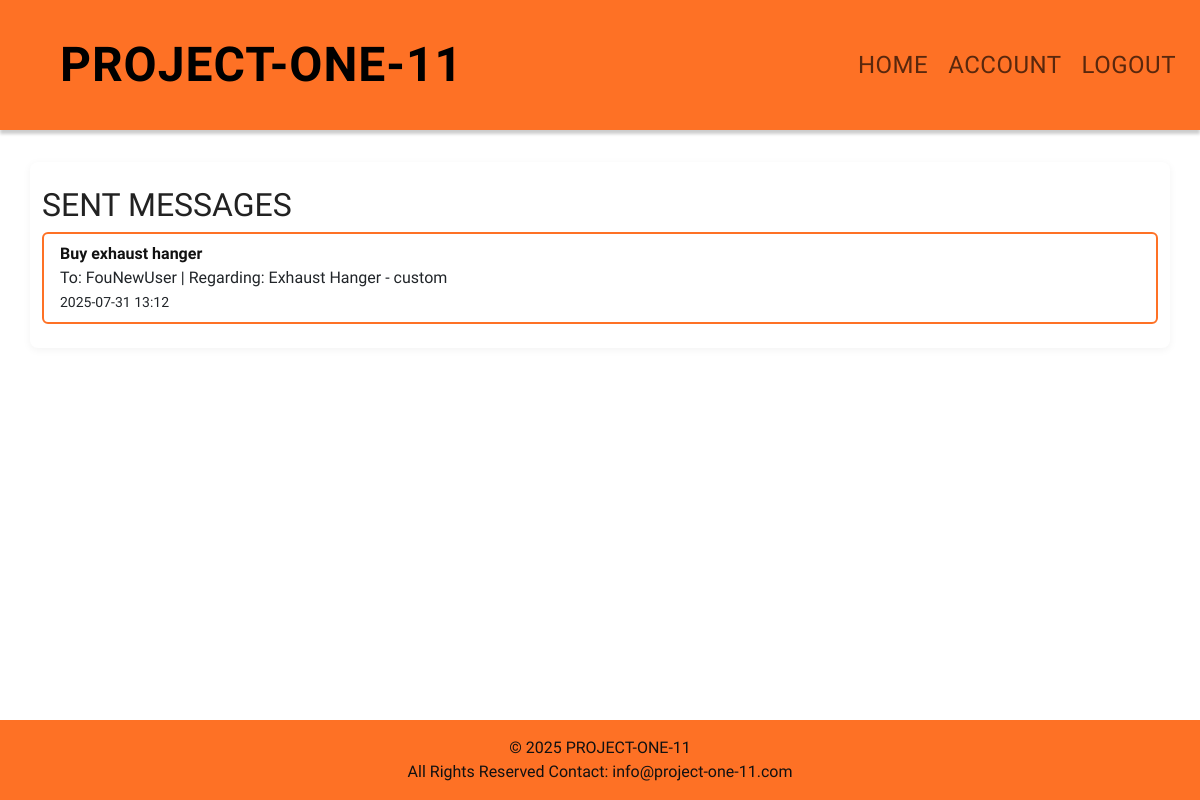
The app's page /marketplace/sent/ (signed in), older data.
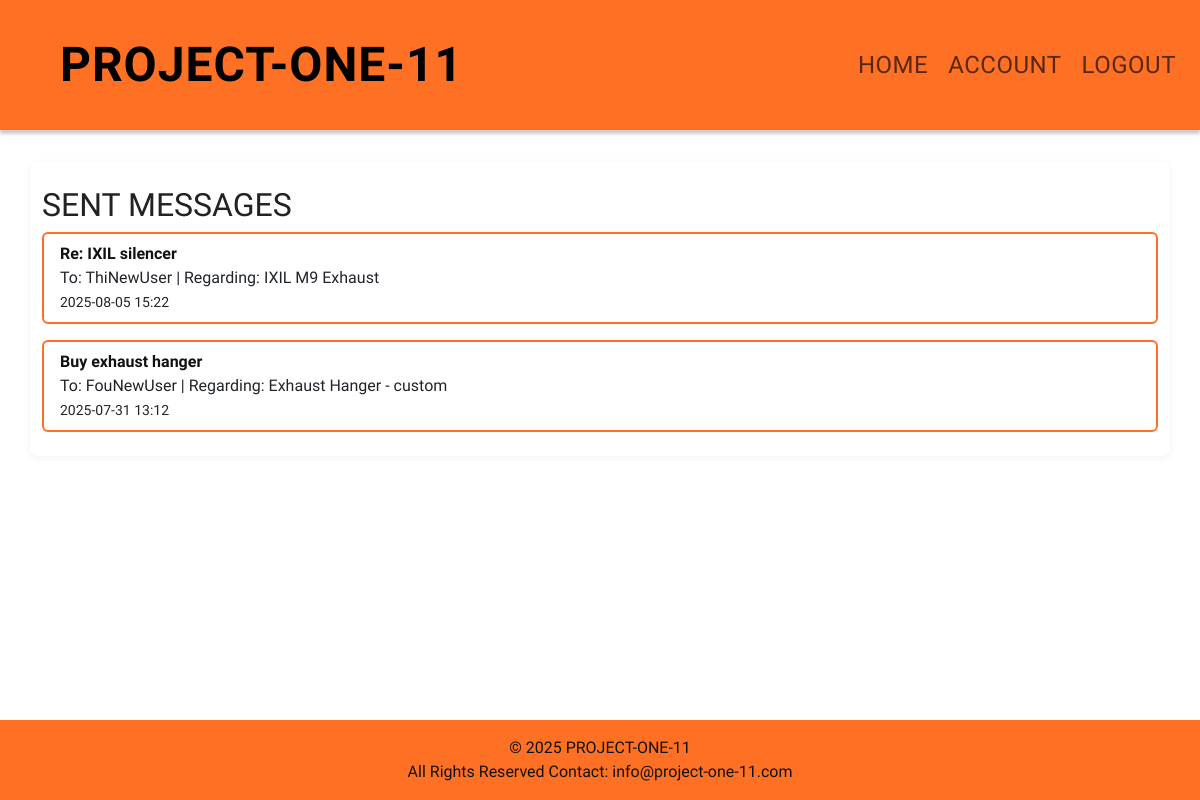
The same page, newer data.
### marketplace/models.py (models this page shows, shortened)
class Message(models.Model):
    sender = models.ForeignKey(settings.AUTH_USER_MODEL, related_name='sent_messages', on_delete=models.CASCADE)
    recipient = models.ForeignKey(settings.AUTH_USER_MODEL, related_name='received_messages', on_delete=models.CASCADE)
    item = models.ForeignKey('Item', null=True, blank=True, on_delete=models.CASCADE)
    subject = models.CharField(max_length=255)
    body = models.TextField()
    timestamp = models.DateTimeField(auto_now_add=True)
    is_read = models.BooleanField(default=False)

class Item(models.Model):
    CATEGORY_CHOICES = [
        ('engine', 'Engine'),
        ('body', 'Body'),
        ('electrical', 'Electrical'),
        ('other', 'Other'),
    ]
    make = models.CharField(max_length=50, blank=True, null=True)
    year = models.CharField(max_length=10, blank=True, null=True)
    model_name = models.CharField(max_length=50, blank=True, null=True)
    model_designation = models.CharField(max_length=50, blank=True, null=True)
    category = models.CharField(max_length=20, choices=CATEGORY_CHOICES)
    title = models.CharField(max_length=100)
    description = models.TextField()
    price = models.DecimalField(max_digits=10, decimal_places=2)
    owner = models.ForeignKey(settings.AUTH_USER_MODEL, on_delete=models.CASCADE, related_name='items')
    created_at = models.DateTimeField(auto_now_add=True)

### accounts/models.py (models this page shows)
class User(AbstractUser):
    is_buyer = models.BooleanField(default=True, verbose_name='Buyer')
    is_seller = models.BooleanField(default=True, verbose_name='Seller')
    is_business = models.BooleanField(default=False, verbose_name='Business')

### marketplace/views.py (the view)
# urls.py: path('sent/', views.sent_messages, name='sent_messages'),
@login_required
def sent_messages(request):
    messages = Message.objects.filter(sender=request.user).order_by('-timestamp')
    return render(request, 'marketplace/sent_messages.html', {'messages': messages})

### accounts/templates/marketplace/sent_messages.html
{% extends 'base.html' %}
{% block content %}
  <h2>SENT MESSAGES</h2>
  {% if messages %}
    <ul class="list-group">
      {% for message in messages %}
        <li class="list-group-item">
          <a href="{% url 'message_detail' message.id %}"><strong>{{ message.subject }}</strong></a>
          <br>
          To: {{ message.recipient.username }} | Regarding: {{ message.item.title }}
          <br>
          <small>{{ message.timestamp|date:"Y-m-d H:i" }}</small>
        </li>
      {% endfor %}
    </ul>
  {% else %}
    <p>You have not sent any messages yet.</p>
  {% endif %}
{% endblock %}

Row changes from the older to the newer data that the page shows:
added Message: subject "Re: IXIL silencer", recipient.username "ThiNewUser", item "IXIL M9 Exhaust", timestamp "2025-08-05 15:22"
